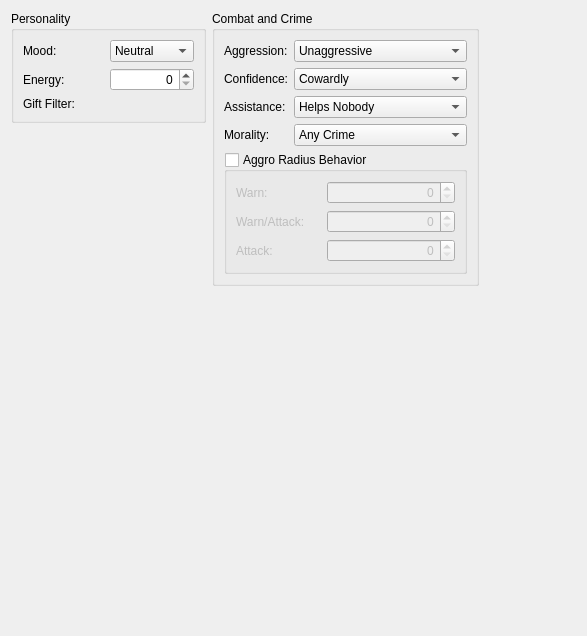
     <widget class="QWidget" name="tabAIData">
      <attribute name="title">
       <string>AI Data</string>
      </attribute>
      <layout class="QGridLayout" name="gridLayout_13" rowstretch="0,0,1" columnstretch="2,2,1">
       <item row="0" column="0">
        <widget class="QGroupBox" name="aiPersonalityGroupbox">
         <property name="title">
          <string>Personality</string>
         </property>
         <layout class="QGridLayout" name="gridLayout_10">
          <item row="0" column="0">
           <widget class="QLabel" name="label_36">
            <property name="text">
             <string>Mood:</string>
            </property>
            <property name="buddy">
             <cstring>mood</cstring>
            </property>
           </widget>
          </item>
          <item row="1" column="1">
           <widget class="QSpinBox" name="aiEnergy">
            <property name="whatsThis">
             <string>&lt;p&gt;A value in the range [0, 100]. In past Bethesda titles, it determined how often an actor would move to a new location while executing a &quot;Sandbox&quot; AI package. Its current function is unknown; it may be unused.&lt;/p&gt;
&lt;p&gt;Games before Skyrim had a very limited system for defining NPC schedules: there were a fixed set of hardcoded behaviors (ambush, eat, sandbox, etc.), and each AI package consisted of a single behavior and a very, very limited set of options — mostly just on/off toggles. Skyrim expanded the AI system, turning these hardcoded behaviors into &quot;procedures,&quot; allowing a package to use several procedures at a time, and allowing procedures to take more options.&lt;/p&gt;
&lt;p&gt;In past games, the hardcoded &quot;sandbox&quot; behavior checked an actor's energy value. In Skyrim, &quot;Energy&quot; is now an option that can be passed to the &quot;Sandbox&quot; procedure, and there doesn't appear to be a way to tell the procedure to use the actor's energy value.&lt;/p&gt;</string>
            </property>
            <property name="alignment">
             <set>Qt::AlignRight|Qt::AlignTrailing|Qt::AlignVCenter</set>
            </property>
            <property name="maximum">
             <number>100</number>
            </property>
           </widget>
          </item>
          <item row="2" column="1">
           <widget class="DKFormPicker" name="giftFilter">
            <property name="whatsThis">
             <string>&lt;p&gt;This isn't used by the game engine. However, you can access it from a Papyrus script using &lt;code&gt;myActor.GetGiftFilter()&lt;/code&gt;.&lt;/p&gt;
&lt;p&gt;Skyrim allows Papyrus scripts to open a &quot;gift menu&quot; on an actor, which lets the player give items to the actor. For example, a script could be attached to a &quot;feed your pet&quot; dialogue option to let the player give their pet a food item. Bethesda seems to have originally intended for an actor's Gift Filter to limit what items the player can give them. However, they later modified the script engine so that the script itself chooses what filter to use. This is more flexible: it means that &quot;feed your pet&quot; and &quot;give your pet a toy&quot; can be separate dialogue options, with separate gift filters, on the same actor.&lt;/p&gt;</string>
            </property>
           </widget>
          </item>
          <item row="0" column="1">
           <widget class="QComboBox" name="mood">
            <item>
             <property name="text">
              <string>Neutral</string>
             </property>
            </item>
            <item>
             <property name="text">
              <string>Angry</string>
             </property>
            </item>
            <item>
             <property name="text">
              <string>Afraid</string>
             </property>
            </item>
            <item>
             <property name="text">
              <string>Happy</string>
             </property>
            </item>
            <item>
             <property name="text">
              <string>Sad</string>
             </property>
            </item>
            <item>
             <property name="text">
              <string>Surprised</string>
             </property>
            </item>
            <item>
             <property name="text">
              <string>Puzzled</string>
             </property>
            </item>
            <item>
             <property name="text">
              <string>Disgusted</string>
             </property>
            </item>
           </widget>
          </item>
          <item row="2" column="0">
           <widget class="QLabel" name="label_39">
            <property name="text">
             <string>Gift Filter:</string>
            </property>
            <property name="buddy">
             <cstring>giftFilter</cstring>
            </property>
           </widget>
          </item>
          <item row="1" column="0">
           <widget class="QLabel" name="label_37">
            <property name="text">
             <string>Energy:</string>
            </property>
            <property name="buddy">
             <cstring>aiEnergy</cstring>
            </property>
           </widget>
          </item>
         </layout>
        </widget>
       </item>
       <item row="0" column="1" rowspan="2">
        <widget class="QGroupBox" name="aiCombatGroupbox">
         <property name="title">
          <string>Combat and Crime</string>
         </property>
         <layout class="QGridLayout" name="gridLayout_11">
          <item row="0" column="0">
           <widget class="QLabel" name="label_40">
            <property name="text">
             <string>Aggression:</string>
            </property>
            <property name="buddy">
             <cstring>aggression</cstring>
            </property>
           </widget>
          </item>
          <item row="2" column="1">
           <widget class="QComboBox" name="assistance">
            <property name="whatsThis">
             <string>This option controls whether the actor will assist nearby actors that enter combat, based on the relationships it has with those actors.</string>
            </property>
            <property name="sizeAdjustPolicy">
             <enum>QComboBox::AdjustToContents</enum>
            </property>
            <item>
             <property name="text">
              <string>Helps Nobody</string>
             </property>
            </item>
            <item>
             <property name="text">
              <string>Helps Allies</string>
             </property>
            </item>
            <item>
             <property name="text">
              <string>Helps Friends and Allies</string>
             </property>
            </item>
           </widget>
          </item>
          <item row="0" column="1">
           <widget class="QComboBox" name="aggression">
            <property name="whatsThis">
             <string>&lt;p&gt;Controls how likely the actor is to attack nearby characters.&lt;/p&gt;
&lt;p&gt;&lt;span style=&quot; font-weight:600;&quot;&gt;Unaggressive&lt;/span&gt; actors don't attack anyone unless provoked.&lt;/p&gt;
&lt;p&gt;&lt;span style=&quot; font-weight:600;&quot;&gt;Aggressive&lt;/span&gt; actors attack enemies on sight.&lt;/p&gt;
&lt;p&gt;&lt;span style=&quot; font-weight:600;&quot;&gt;Very Aggressive&lt;/span&gt; actors attack enemy and neutral characters on sight.&lt;/p&gt;
&lt;p&gt;&lt;span style=&quot; font-weight:600;&quot;&gt;Frenzied&lt;/span&gt; actors attack everyone on sight.&lt;/p&gt;</string>
            </property>
            <item>
             <property name="text">
              <string>Unaggressive</string>
             </property>
            </item>
            <item>
             <property name="text">
              <string>Aggressive</string>
             </property>
            </item>
            <item>
             <property name="text">
              <string>Very Aggressive</string>
             </property>
            </item>
            <item>
             <property name="text">
              <string>Frenzied</string>
             </property>
            </item>
           </widget>
          </item>
          <item row="3" column="0">
           <widget class="QLabel" name="label_38">
            <property name="text">
             <string>Morality:</string>
            </property>
            <property name="buddy">
             <cstring>morality</cstring>
            </property>
           </widget>
          </item>
          <item row="3" column="1">
           <widget class="QComboBox" name="morality">
            <property name="whatsThis">
             <string>When this actor is acting as the player's follower, their Morality controls what orders they're willing to obey from the player.</string>
            </property>
            <property name="sizeAdjustPolicy">
             <enum>QComboBox::AdjustToContents</enum>
            </property>
            <item>
             <property name="text">
              <string>Any Crime</string>
             </property>
            </item>
            <item>
             <property name="text">
              <string>Violence Against Enemies</string>
             </property>
            </item>
            <item>
             <property name="text">
              <string>Property Crimes Only</string>
             </property>
            </item>
            <item>
             <property name="text">
              <string>No Crime</string>
             </property>
            </item>
           </widget>
          </item>
          <item row="2" column="0">
           <widget class="QLabel" name="label_42">
            <property name="text">
             <string>Assistance:</string>
            </property>
            <property name="buddy">
             <cstring>assistance</cstring>
            </property>
           </widget>
          </item>
          <item row="1" column="0">
           <widget class="QLabel" name="label_41">
            <property name="text">
             <string>Confidence:</string>
            </property>
            <property name="buddy">
             <cstring>confidence</cstring>
            </property>
           </widget>
          </item>
          <item row="1" column="1">
           <widget class="QComboBox" name="confidence">
            <property name="whatsThis">
             <string>&lt;p&gt;Control how likely the actor is to flee from combat.&lt;/p&gt;
&lt;p&gt;&lt;span style=&quot; font-weight:600;&quot;&gt;Cowardly&lt;/span&gt; actors never engage in combat, and always avoid or flee from threats.&lt;/p&gt;
&lt;p&gt;&lt;span style=&quot; font-weight:600;&quot;&gt;Cautious&lt;/span&gt; actors avoid or flee from any threat they aren't certain they can defeat.&lt;/p&gt;
&lt;p&gt;&lt;span style=&quot; font-weight:600;&quot;&gt;Average&lt;/span&gt; actors avoid or flee from threats if outmatched.&lt;/p&gt;
&lt;p&gt;&lt;span style=&quot; font-weight:600;&quot;&gt;Brave&lt;/span&gt; actors avoid or flee from threats only if severely outmatched.&lt;/p&gt;
&lt;p&gt;&lt;span style=&quot; font-weight:600;&quot;&gt;Foolhardy&lt;/span&gt; actors never avoid or flee from a threat.&lt;/p&gt;</string>
            </property>
            <item>
             <property name="text">
              <string>Cowardly</string>
             </property>
            </item>
            <item>
             <property name="text">
              <string>Cautious</string>
             </property>
            </item>
            <item>
             <property name="text">
              <string>Average</string>
             </property>
            </item>
            <item>
             <property name="text">
              <string>Brave</string>
             </property>
            </item>
            <item>
             <property name="text">
              <string>Foolhardy</string>
             </property>
            </item>
           </widget>
          </item>
          <item row="4" column="0" colspan="2">
           <widget class="QGroupBox" name="aggroRadii">
            <property name="title">
             <string>Aggro Radius Behavior</string>
            </property>
            <property name="checkable">
             <bool>true</bool>
            </property>
            <property name="checked">
             <bool>false</bool>
            </property>
            <layout class="QGridLayout" name="gridLayout_12" columnstretch="0,0,1">
             <item row="1" column="0">
              <widget class="QLabel" name="label_44">
               <property name="text">
                <string>Warn/Attack:</string>
               </property>
               <property name="buddy">
                <cstring>aggroRadiusWarnAttack</cstring>
               </property>
              </widget>
             </item>
             <item row="2" column="0">
              <widget class="QLabel" name="label_45">
               <property name="text">
                <string>Attack:</string>
               </property>
               <property name="buddy">
                <cstring>aggroRadiusAttack</cstring>
               </property>
              </widget>
             </item>
             <item row="0" column="0">
              <widget class="QLabel" name="label_43">
               <property name="text">
                <string>Warn:</string>
               </property>
               <property name="buddy">
                <cstring>aggroRadiusWarn</cstring>
               </property>
              </widget>
             </item>
             <item row="0" column="1">
              <spacer name="horizontalSpacer_13">
               <property name="orientation">
                <enum>Qt::Horizontal</enum>
               </property>
               <property name="sizeType">
                <enum>QSizePolicy::Fixed</enum>
               </property>
               <property name="sizeHint" stdset="0">
                <size>
                 <width>16</width>
                 <height>8</height>
                </size>
               </property>
              </spacer>
             </item>
             <item row="0" column="2">
              <widget class="QSpinBox" name="aggroRadiusWarn">
               <property name="whatsThis">
                <string>This actor will warn other characters to back off if they enter this radius.</string>
               </property>
               <property name="alignment">
                <set>Qt::AlignRight|Qt::AlignTrailing|Qt::AlignVCenter</set>
               </property>
               <property name="maximum">
                <number>65535</number>
               </property>
              </widget>
             </item>
             <item row="1" column="2">
              <widget class="QSpinBox" name="aggroRadiusWarnAttack">
               <property name="whatsThis">
                <string>This actor will briefly warn other characters that enter this radius, and attack them if they remain.</string>
               </property>
               <property name="alignment">
                <set>Qt::AlignRight|Qt::AlignTrailing|Qt::AlignVCenter</set>
               </property>
               <property name="maximum">
                <number>65535</number>
               </property>
              </widget>
             </item>
             <item row="2" column="2">
              <widget class="QSpinBox" name="aggroRadiusAttack">
               <property name="whatsThis">
                <string>This actor will attack other characters that enter this radius.</string>
               </property>
               <property name="alignment">
                <set>Qt::AlignRight|Qt::AlignTrailing|Qt::AlignVCenter</set>
               </property>
               <property name="maximum">
                <number>65535</number>
               </property>
              </widget>
             </item>
            </layout>
           </widget>
          </item>
         </layout>
        </widget>
       </item>
       <item row="0" column="2">
        <spacer name="horizontalSpacer_12">
         <property name="orientation">
          <enum>Qt::Horizontal</enum>
         </property>
         <property name="sizeHint" stdset="0">
          <size>
           <width>126</width>
           <height>20</height>
          </size>
         </property>
        </spacer>
       </item>
       <item row="1" column="0">
        <spacer name="verticalSpacer_8">
         <property name="orientation">
          <enum>Qt::Vertical</enum>
         </property>
         <property name="sizeHint" stdset="0">
          <size>
           <width>20</width>
           <height>145</height>
          </size>
         </property>
        </spacer>
       </item>
       <item row="2" column="0">
        <spacer name="verticalSpacer_7">
         <property name="orientation">
          <enum>Qt::Vertical</enum>
         </property>
         <property name="sizeHint" stdset="0">
          <size>
           <width>20</width>
           <height>339</height>
          </size>
         </property>
        </spacer>
       </item>
       <item row="2" column="1">
        <spacer name="verticalSpacer_9">
         <property name="orientation">
          <enum>Qt::Vertical</enum>
         </property>
         <property name="sizeHint" stdset="0">
          <size>
           <width>20</width>
           <height>339</height>
          </size>
         </property>
        </spacer>
       </item>
      </layout>
     </widget>
